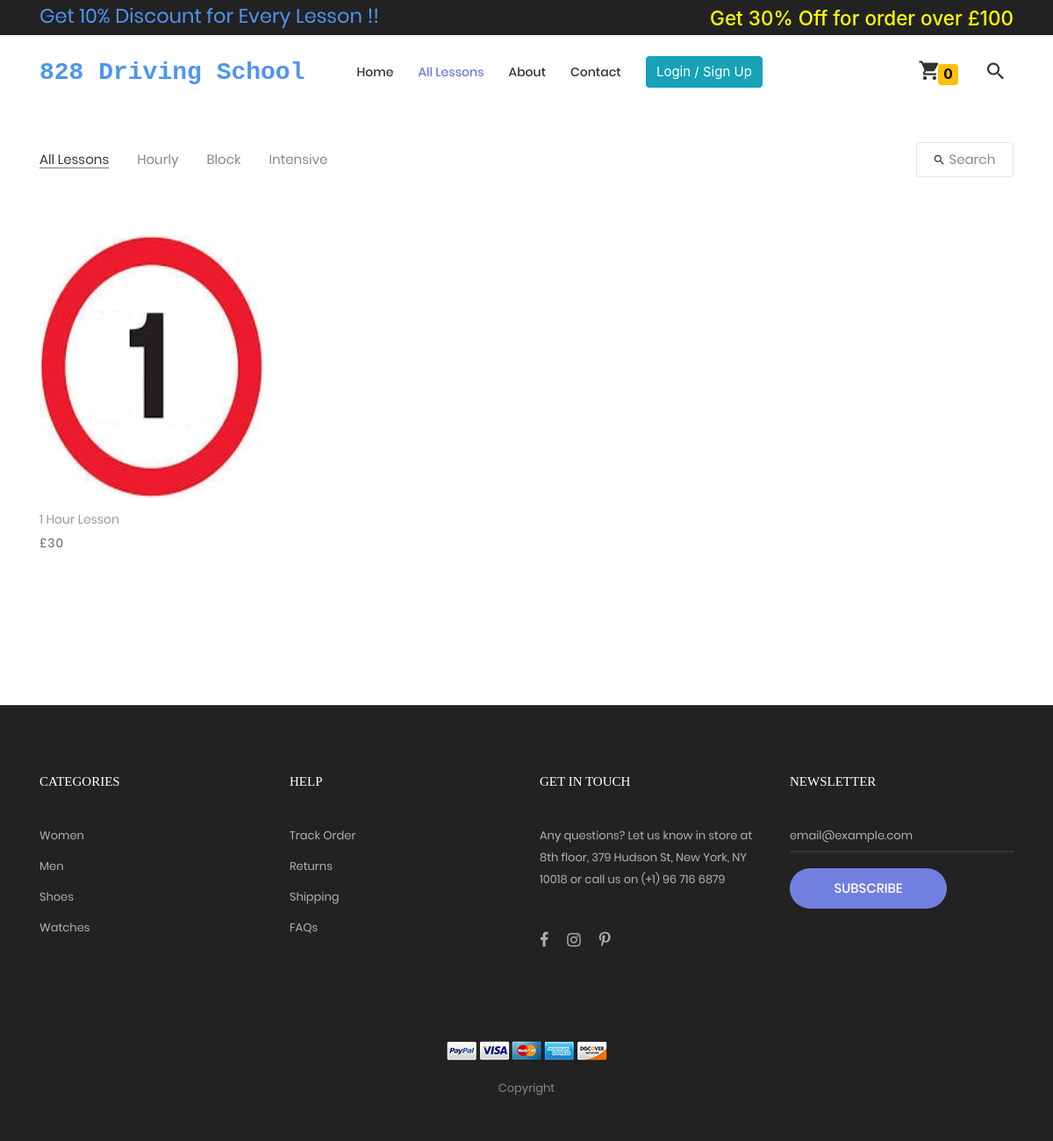
Screenshot of /all_lessons with the database file from the repository.
### home/models.py (models this page shows, shortened)
class Categories(models.Model):
    category_name=models.CharField(max_length=500)

class products(models.Model):
    product_name = models.CharField(max_length=2000)
    category = models.ForeignKey(Categories, on_delete=models.CASCADE)
    Intructor = models.ForeignKey(instructor_information, on_delete=models.CASCADE, null=True, blank=True)
    product_price = models.CharField(max_length=2000)
    image = models.ImageField(upload_to='uploads/product_image')
    image2 = models.ImageField(upload_to='uploads/product_image', null=True, blank=True, default='')
    image3 = models.ImageField(upload_to='uploads/product_image', null=True, blank=True, default='')
    image4 = models.ImageField(upload_to='uploads/product_image', null=True, blank=True, default='')
    image5 = models.ImageField(upload_to='uploads/product_image', null=True, blank=True, default='')
    description = models.TextField()

### home/views.py (the view)
# urls.py: path('all_lessons', views.all_lessons, name='all_lessons'), # all lessons
def all_lessons(request):
    all_products = products.objects.all()
    all_Categories = Categories.objects.all()
    context1 = {'all_products': all_products, 'all_Categories': all_Categories}
    return render(request, 'all_lessons.html', context1)

### templates/all_lessons.html (shortened to what this page needs)
{% extends 'base.html' %}
{% load static %}
{% block all_lessons %}active-menu{% endblock %}
{% block body %}
<section class="bg0 p-t-23 p-b-140">
	<div class="container">
		<div class="p-b-10"></div>
		<div class="flex-w flex-sb-m p-b-52">
			<div class="flex-w flex-l-m filter-tope-group m-tb-10">
				<button class="stext-106 cl6 hov1 bor3 trans-04 m-r-32 m-tb-5 how-active1" data-filter="*">
					All Lessons
				</button>
				{% for all_cat in all_Categories %}
				<button class="stext-106 cl6 hov1 bor3 trans-04 m-r-32 m-tb-5"
					data-filter=".{{all_cat.category_name|cut:" " }}">
					{{all_cat.category_name}}
				</button>
				{% endfor %}
			</div>
			<div class="flex-w flex-c-m m-tb-10">
				<div class="flex-c-m stext-106 cl6 size-105 bor4 pointer hov-btn3 trans-04 m-tb-4 js-show-search">
					<i class="icon-search cl2 m-r-6 fs-15 trans-04 zmdi zmdi-search"></i>
					Search
				</div>
			</div>
		</div>
		<div class="row isotope-grid">
			{% for all_prod in all_products %}
			<div class="col-sm-6 col-md-4 col-lg-3 p-b-35 isotope-item {{all_prod.category.category_name|cut:" "}}">
				<div class="block2">
					<div class="block2-pic hov-img0">
						<img src="/media/{{all_prod.image}}" alt="IMG-PRODUCT" height="300">
					</div>
					<div class="block2-txt flex-w flex-t p-t-14">
						<div class="block2-txt-child1 flex-col-l ">
							<a href="{% url 'product_detail' all_prod.id %}"
								class="stext-104 cl4 hov-cl1 trans-04 js-name-b2 p-b-6">
								{{all_prod.product_name}}
							</a>
							<span class="stext-105 cl3">
								£{{all_prod.product_price}}
							</span>
						</div>
					</div>
				</div>
			</div>
			{% endfor %}
		</div>
	</div>
</section>
{% endblock %}

### static/webapp1/css/main.css (style rules this page uses)
.container { max-width: 1380px; }
@media (max-width: 1600px) { .container { max-width: 1200px; } }
.block2-pic { position: relative; }
.block2-txt-child1 { width: calc(100% - 30px); }
.cl2 { color: #333; }
.cl3 { color: #666; }
.cl4 { color: #999; }
.cl6 { color: #888; }
.stext-104 { font-family: Poppins-Regular; font-size: 14px; line-height: 1.466667; }
.stext-105 { font-family: Poppins-Regular; font-size: 14px; line-height: 1.466667; letter-spacing: 1px; }
.stext-106 { font-family: Poppins-Regular; font-size: 15px; line-height: 1.2; }
.size-105 { min-width: 111px; height: 40px; }
.bg0 { background-color: #fff; }
.bor3 { border-bottom: 1px solid transparent; }
.bor4 { border: 1px solid #e6e6e6; border-radius: 3px; }
.how-active1 { color: #333; border-color: #797979; }
.hov-img0 { display: block; overflow: hidden; }
.hov-img0 img { width: 100%; -webkit-transition: transform 0.9s ease; -o-transition: transform 0.9s ease; -moz-transition: transform 0.9s ease; transition: transform 0.9s ease; }

### rows the page displays
Categories: category_name "Hourly"
Categories: category_name "Block"
Categories: category_name "Intensive"
products: image (picture), product_name "1 Hour Lesson", product_price "30"
